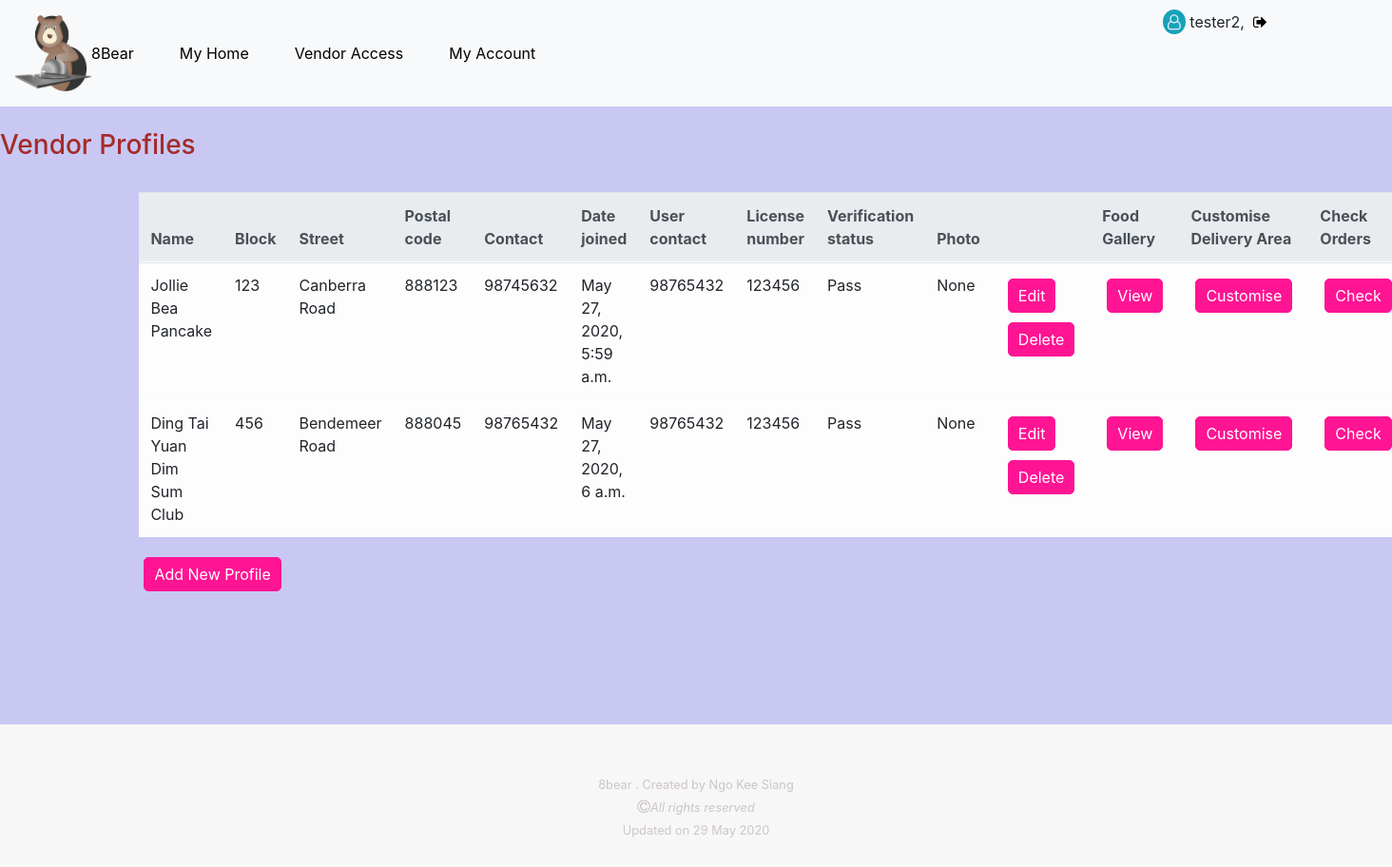
The app's page /vendor/profiles (signed in) with its own data.
### vendor/models.py (models this page shows, shortened)
class Vendor(models.Model):
    category = models.ManyToManyField(Category)
    postal_code = models.PositiveIntegerField( null=False, blank=False)
    name = models.CharField( max_length=100, null=False, blank=False)
    block = models.PositiveSmallIntegerField( null=False, blank=False)
    street = models.CharField(max_length=254, null=False, blank=False)
    contact = models.PositiveIntegerField(validators=[MinValueValidator(10000000), MaxValueValidator(99999999)], null=False, blank=False)
    date_joined = models.DateTimeField(auto_now_add=True)
    user = models.ForeignKey(User, null=True, on_delete=models.SET_NULL)
    user_contact = models.PositiveIntegerField(validators=[MinValueValidator(10000000), MaxValueValidator(99999999)], null=False, blank=False)
    license_number = models.CharField(max_length=10, null=False, blank=False)
    license_check = models.BooleanField(default=False)
    photo_url=models.URLField(max_length=1024, null=True, blank=True)
    vendordeliverytown = models.ManyToManyField(VendorDeliveryTown)
    vendordeliverypostal = models.ManyToManyField(VendorDeliveryPostal)

### vendor/views.py (the view)
# urls.py: path('profiles', vendor.views.view_vendor_profiles, name='view_vendor_profiles_route'),
@login_required
def view_vendor_profiles(request):
    vendor_profiles = Vendor.objects.filter(user=request.user)
    username = request.user.username
    return render(request, "vendor/vendor_profiles.html", {
            "vendor_profiles": vendor_profiles,
            "username": username
    })

### vendor/templates/vendor/vendor_profiles.html (shortened to what this page needs)
{% extends 'base_template.html' %}
{%load static %}
{%block css%}
<link rel="stylesheet" href="{% static 'vendor_pages.css' %}">
{%endblock%}
{%block content%}
<br>
<h3> Vendor Profiles </h3>
<br>
<div class="my-table">
    <table class="table table-light table-hover table-responsive-lg">
        <tr>
            <thead class="thead-light">
                <th>Name</th>
                <th>Block</th>
                <th>Street</th>
                <th>Postal code</th>
                <th>Contact </th>
                <th>Date joined </th>
                <th>User contact </th>
                <th>License number </th>
                <th>Verification status </th>
                <th> Photo </th>
                <th> &nbsp; </th>
                <th> Food Gallery </th>
                <th> Customise Delivery Area </th>
                <th> Check Orders </th>
            </thead>
        </tr>
        {%for j in vendor_profiles %}
            <tr>
                <td> {{j.name}} </td>
                <td> {{j.block}} </td>
                <td> {{j.street}} </td>
                <td> {{j.postal_code}} </td>
                <td> {{j.contact}} </td>
                <td> {{j.date_joined}} </td>
                <td> {{j.user_contact}} </td>
                <td> {{j.license_number}} </td>
                <td> {% if j.license_check %} Pass {%else%} Pending {%endif%} </td>
                <td> {{j.photo_url}} </td>
                <td> <button class="vendor-buttons"><a href="{% url 'edit_vendor_profile_route' vendor_profile_id=j.id %}"> Edit</a> </button>
                    <button class="vendor-buttons"><a href="{% url 'delete_vendor_profile_route' vendor_profile_id=j.id %}">Delete</a></button>
                </td>
                <td> <button class="vendor-buttons"><a href="{% url 'view_vendor_food_gallery_route' vendor_profile_id=j.id %}"> View </a></button> </td>
                <td> <button class="vendor-buttons"><a href="{% url 'create_delivery_area_route' vendor_profile_id=j.id %}"> Customise</a></button></td>
                <td> <button class="vendor-buttons"><a href="{% url 'view_vendor_orders_route' vendor_profile_id=j.id%}"> Check </a></button></td>
            </tr>
        {%endfor%}
    </table>
    <button class="vendor-buttons"><a href="{% url 'create_vendor_route' %}"> Add New Profile </a> </button>
</div>
{%endblock%}

### templates/base_template.html (shortened to what this page needs)
{% load static %}
<!doctype html>
<html lang="en">
  <head>
    <link rel="stylesheet" href="https://stackpath.bootstrapcdn.com/font-awesome/4.7.0/css/font-awesome.min.css">
    <link rel="stylesheet" href="https://stackpath.bootstrapcdn.com/bootstrap/4.5.0/css/bootstrap.min.css">
    <link rel="stylesheet" href="{% static 'style.css' %}">
    {% block css %} {%endblock%}
  </head>
  <body>
    <header>
        <nav class="navbar navbar-expand-lg navbar-light bg-light py-3">
            <img src="/static/images/8bearlogo.png" alt="8bear brand" width="80px" height="80px">
            <div class="collapse navbar-collapse" id="navbarSupportedContent">
                <ul class="navbar-nav">
            {%if request.user.is_authenticated %}
                <li class="nav-item mr-5 my-3 "> <a href="{% url 'view_home_route' %}" >8Bear</a> </li>
                <li class="nav-item mr-5 my-3 "> <a href="{% url 'index_route' %}">My Home</a> </li>
                <li class="nav-item mr-5 my-3"> <a href="{% url 'view_vendor_profiles_route' %}"> Vendor Access</a> </li>
                <li class="nav-item mr-5 my-3 "> <a href="{% url 'view_account_route' %}" >My Account</a> </li>
            {%else%}
                <li class="nav-item mr-5 my-3"> <a href="{% url 'account_signup' %}">Create Account</a> </li>
            {%endif%}
                </ul>
            </div>
        </nav>
        <div id="show-username">
        {%if request.user.is_authenticated %}
        <i class="fa fa-user-o bg-info text-light" id="show-user-font" aria-hidden="true"></i> {{request.user.username}},&nbsp;
        <span class="nav-item mr-5 my-3"> <a href="{% url 'account_logout' %}" > <i class="fa fa-sign-out" aria-hidden="true"></i> </a> </span>
        {%else%}
            <span class="nav-item mr-5 my-3"> <a href="{% url 'account_login' %}" >Login <i class="fa fa-sign-in" aria-hidden="true"></i></a> </span>
        {%endif%}
        </div>
    </header>
    <main>
    {%block content%} {%endblock%}
    </main>
    <footer>
        <div>
            <section> <small> 8bear . Created by <a href="https://github.com/ksngo" style="color:rgb(206, 197, 197);">Ngo Kee Siang</a> </small> </section>
            <section><i class="fa fa-copyright" aria-hidden="true"></i><em><small>All rights reserved</small></em> </section>
            <section><small> Updated on 29 May 2020</small> </section>
        </div>
    </footer>
  </body>
</html>

### static/style.css (style rules this page uses)
body { background-color:white; }
main { width: 100%; }
a { text-decoration:none !important; color:black; }
#show-username { min-width:80px; position:absolute; top:0; right:5%; padding: 10px; }
#show-user-font { padding:5px; border-radius:50%; }
footer { height:100px; background-color: rgb(247, 247, 247); padding-top:50px; padding-bottom:100px; color: rgb(206, 197, 197); }
footer div { text-align: center; }
.my-table { width:80%; margin:auto; min-height: 70vh; }
.vendor-buttons { border:1px solid deeppink; padding:5px; padding-left:10px; padding-right:10px; border-radius:5px; background-color: deeppink; margin:5px; color:white; }
.vendor-buttons a { color:white; }
h3 { color:brown; }

### records on screen
Vendor: name "Jollie Bea Pancake", block "123", street "Canberra Road", postal_code "888123", contact "98745632", date_joined "May 27, 2020, 5:59 a.m.", user_contact "98765432", license_number "123456", license_check "Pass", photo_url "None"
Vendor: name "Ding Tai Yuan Dim Sum Club", block "456", street "Bendemeer Road", postal_code "888045", contact "98765432", date_joined "May 27, 2020, 6 a.m.", user_contact "98765432", license_number "123456", license_check "Pass", photo_url "None"

### other values on screen
{{ request.user.username }} "tester2"
